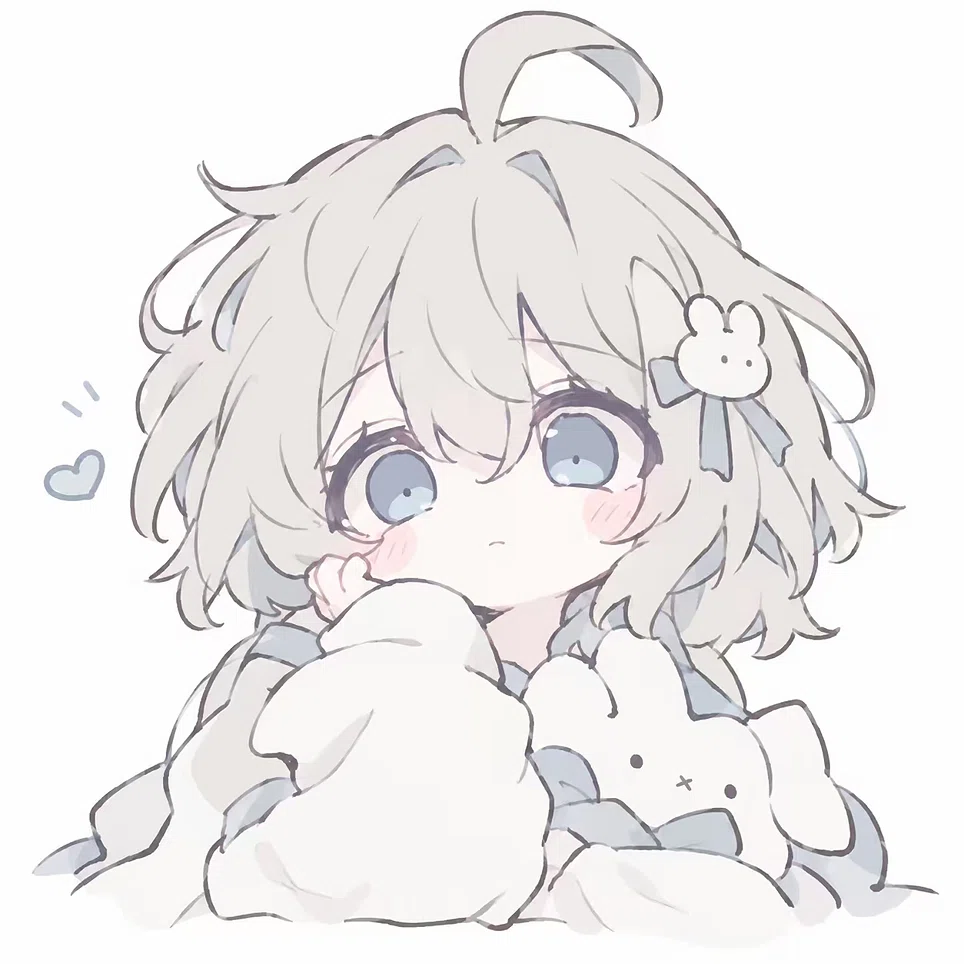
#> input picture picture/original/file.png, 964 x 964 px
$ python generate_assets.py
#> lines starting #> are read from the running program, lines starting #| are printed output that depends on the picture; after the words box and inside, x2 and y2 are one past the last pixel; in counts of white or black regions, pixels touching at a corner belong together
### src/animation/background.py
from __future__ import annotations

from pathlib import Path

import numpy as np
from PIL import Image, ImageFilter

WHITE_THRESHOLD = 232
FEATHER_RADIUS = 0.6


def scanline_flood(white: np.ndarray, seeds: list[tuple[int, int]]) -> np.ndarray:
    h, w = white.shape
    filled = np.zeros((h, w), dtype=bool)
    stack = list(seeds)
    while stack:
        y, x = stack.pop()
        if y < 0 or y >= h or x < 0 or x >= w:
            continue
        if filled[y, x] or not white[y, x]:
            continue
        xl = x
        while xl - 1 >= 0 and white[y, xl - 1] and not filled[y, xl - 1]:
            xl -= 1
        xr = x
        while xr + 1 < w and white[y, xr + 1] and not filled[y, xr + 1]:
            xr += 1
        filled[y, xl:xr + 1] = True
        for ny in (y - 1, y + 1):
            if 0 <= ny < h:
                seg = white[ny, xl:xr + 1] & ~filled[ny, xl:xr + 1]
                idx = np.flatnonzero(seg)
                if idx.size:
                    breaks = np.flatnonzero(np.diff(idx) > 1)
                    starts = np.concatenate(([idx[0]], idx[breaks + 1]))
                    for start in starts:
                        stack.append((ny, int(xl + start)))
    return filled


def remove_background(
    image: Image.Image,
    threshold: int = WHITE_THRESHOLD,
    feather: float = FEATHER_RADIUS,
    pad: int = 8,
    trim: bool = True,
) -> Image.Image:
    rgb = np.asarray(image.convert("RGB")).astype(np.int16)
    white = rgb.min(axis=2) >= threshold

    h, w = white.shape
    seeds: list[tuple[int, int]] = []
    seeds.extend((0, x) for x in range(w) if white[0, x])
    seeds.extend((h - 1, x) for x in range(w) if white[h - 1, x])
    seeds.extend((y, 0) for y in range(h) if white[y, 0])
    seeds.extend((y, w - 1) for y in range(h) if white[y, w - 1])
    removed = scanline_flood(white, seeds)

    rgba = np.asarray(image.convert("RGBA")).copy()
    alpha = np.where(removed, 0, 255).astype(np.uint8)
    if feather > 0:
        alpha = np.array(
            Image.fromarray(alpha, "L").filter(ImageFilter.GaussianBlur(feather))
        )
    alpha[removed] = 0
    rgba[..., 3] = alpha

    result = Image.fromarray(rgba, "RGBA")
    bbox = result.getchannel("A").getbbox()
    if trim and bbox:
        left = max(bbox[0] - pad, 0)
        top = max(bbox[1] - pad, 0)
        right = min(bbox[2] + pad, result.width)
        bottom = min(bbox[3] + pad, result.height)
        result = result.crop((left, top, right, bottom))
    return result

### tools/generate_assets.py
"""Generate derived (placeholder) pet assets from read-only original artwork.

This script NEVER writes to picture/original/. It reads the original
character portrait and produces a background-removed RGBA frame under
picture/generated/. The output is explicitly labelled as generated /
placeholder so it is never mistaken for an official animation frame.

Usage:
    python tools/generate_assets.py
"""
from __future__ import annotations

import json
import sys
from datetime import datetime, timezone
from pathlib import Path

from PIL import Image

PROJECT_ROOT = Path(__file__).resolve().parents[1]
sys.path.insert(0, str(PROJECT_ROOT / "src"))

from animation.background import remove_background  # noqa: E402

ORIGINAL_DIR = PROJECT_ROOT / "picture" / "original"
GENERATED_DIR = PROJECT_ROOT / "picture" / "generated"
SOURCE_CANDIDATES = ["file.png", "file", "素材.png"]


def _find_source() -> Path:
    for name in SOURCE_CANDIDATES:
        candidate = ORIGINAL_DIR / name
        if candidate.exists():
            return candidate
    raise FileNotFoundError(f"no original artwork found in {ORIGINAL_DIR}")


def main() -> None:
    source = _find_source()
    print(f"source (read-only): {source.relative_to(PROJECT_ROOT)}")

    idle_dir = GENERATED_DIR / "character" / "idle"
    idle_dir.mkdir(parents=True, exist_ok=True)

    with Image.open(source) as raw:
#> raw is the input picture: PIL image 964x964 RGB; mean R, G, B 238, 235.9, 235.7
        frame = remove_background(raw)
#> in remove_background, `white = rgb.min(axis=2) >= threshold`:
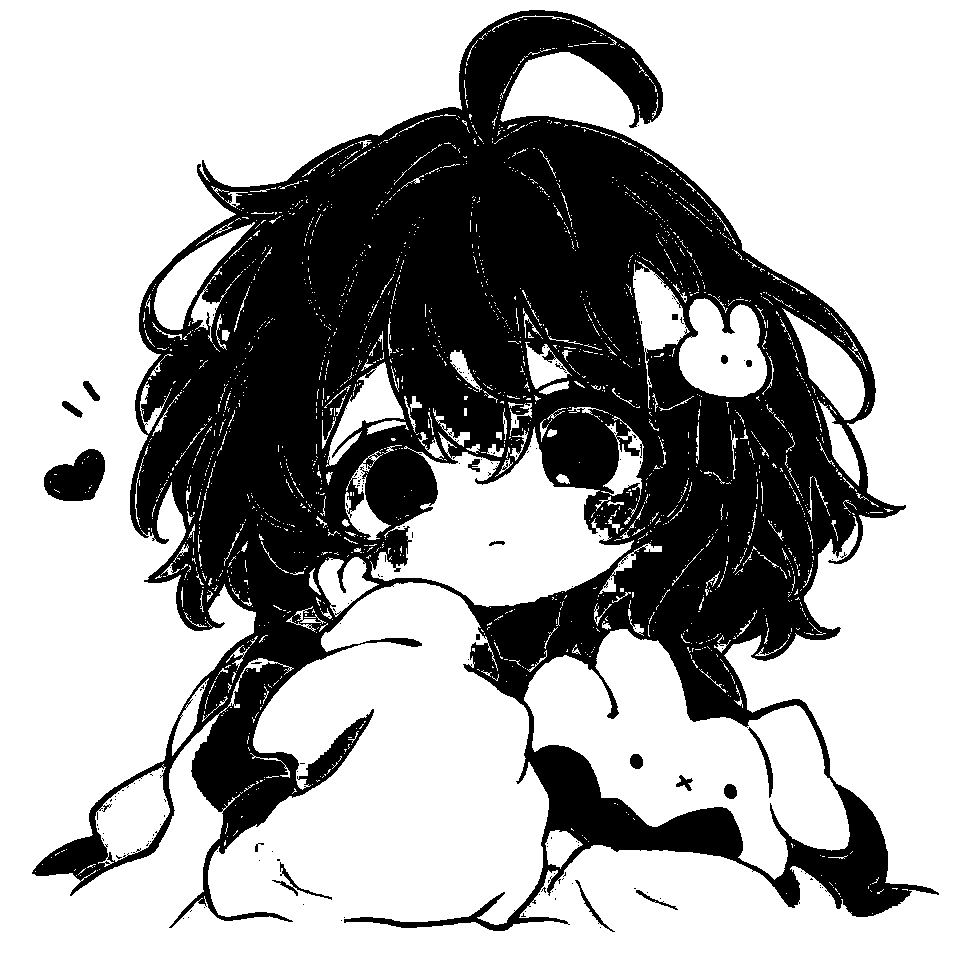
#> white: shape (964, 964) bool; 65.8% white; 173 black regions (155 under 20 px), largest, box (x1, y1, x2, y2) and area: (32, 10, 939, 931) 313537, (44, 449, 105, 501) 2205, (748, 727, 773, 798) 317
#> in scanline_flood, `stack = list(seeds)`: stack = 3856 pairs, first value 0 to 963, second value 0 to 963
#> the loop in scanline_flood, `while stack:` made 7469 passes
#> (y, x) on passes 1 to 3: (963, 963), (962, 0), (961, 0)
#> after the loop in scanline_flood, `while stack:`:
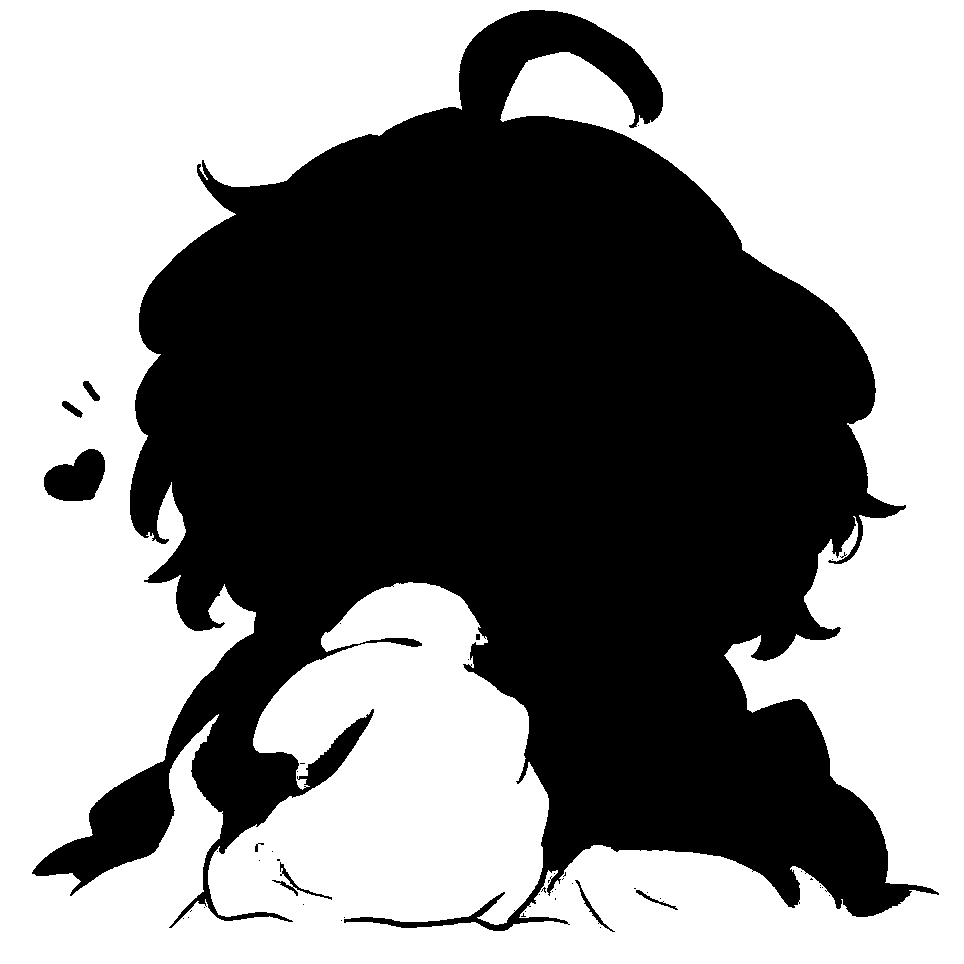
#> filled: shape (964, 964) bool; 53.9% white; 49 black regions (40 under 20 px), largest, box (x1, y1, x2, y2) and area: (32, 10, 939, 931) 425428, (44, 449, 105, 501) 2228, (272, 862, 332, 900) 280
#> after the loop in scanline_flood, `while stack:`: stack = []
#> in remove_background, `alpha[removed] = 0`:
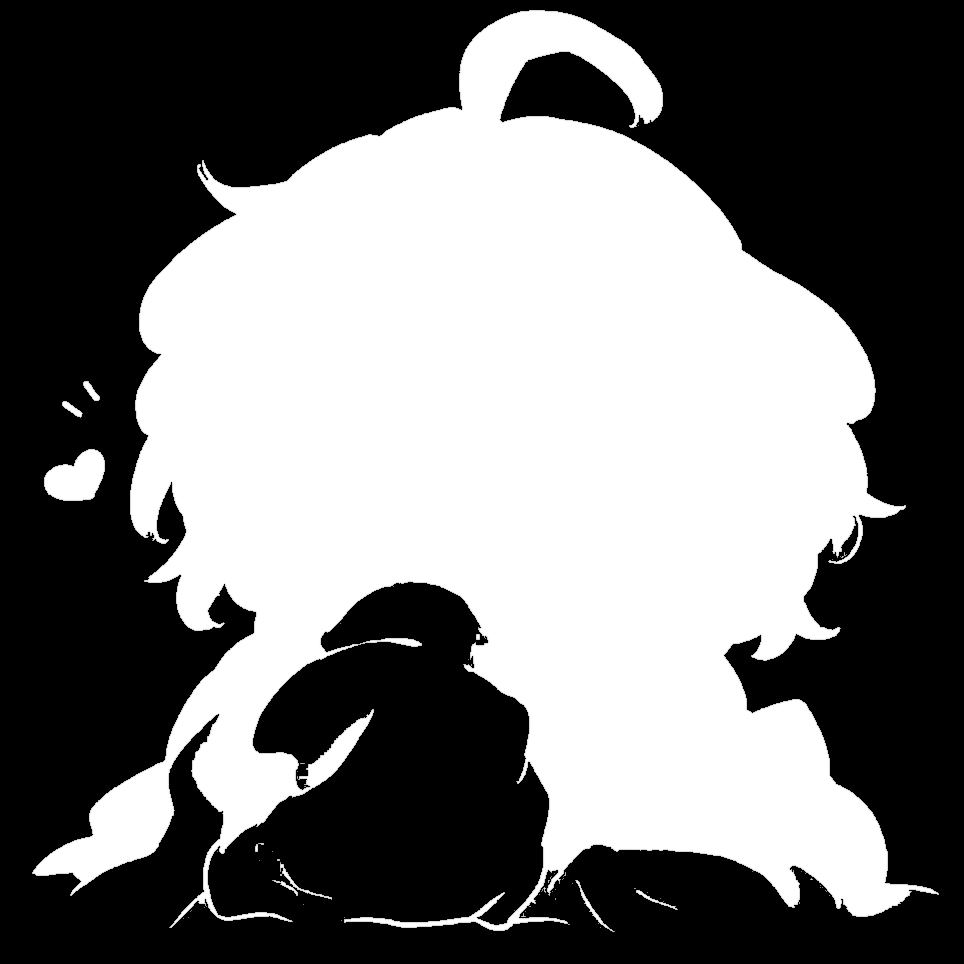
#> alpha: shape (964, 964); min 0, max 255, mean 117.2
#> in remove_background, `bbox = result.getchannel("A").getbbox()`: bbox = (32, 10, 939, 932)
#> in remove_background, `left = max(bbox[0] - pad, 0)`: left = 24
#> in remove_background, `top = max(bbox[1] - pad, 0)`: top = 2
#> in remove_background, `right = min(bbox[2] + pad, result.width)`: right = 947
#> in remove_background, `bottom = min(bbox[3] + pad, result.height)`: bottom = 940
#> in remove_background, `result = result.crop((left, top, right, bottom))`:
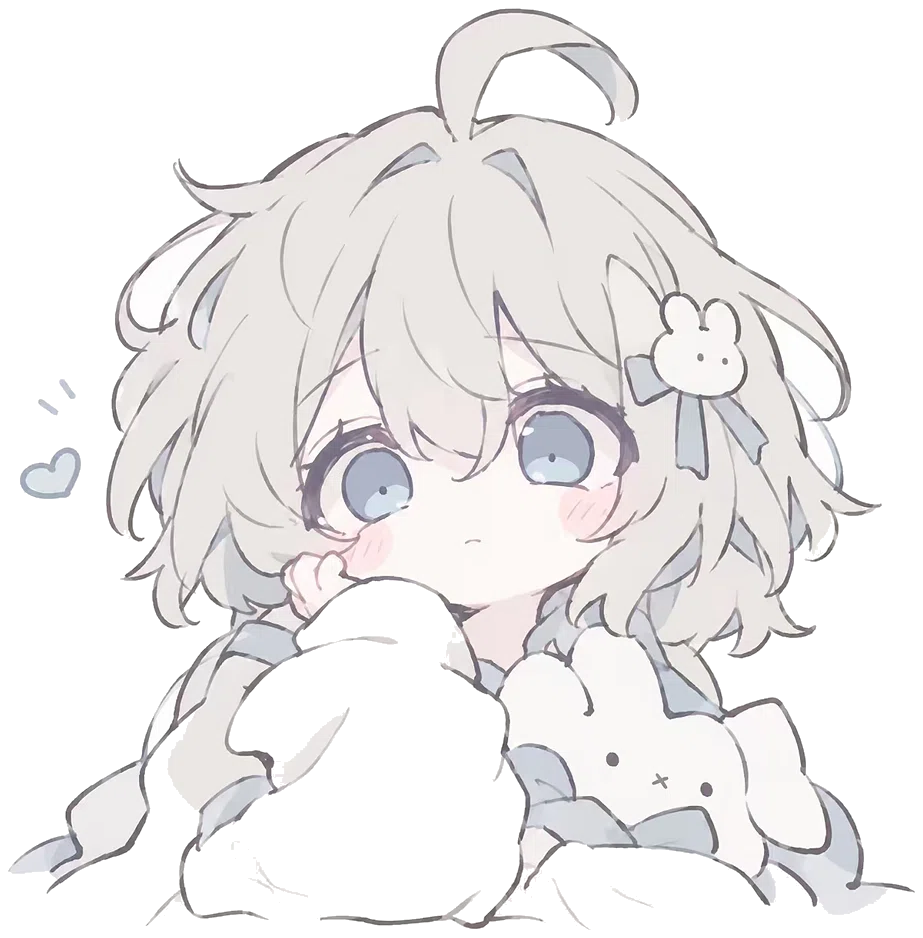
#> result: PIL image 923x938 RGBA; mean R, G, B, A 236.8, 234.5, 234.4, 125.8; transparent parts drawn white
    out = idle_dir / "idle_00.png"
    frame.save(out)
    print(f"generated: {out.relative_to(PROJECT_ROOT)} size={frame.size}")
#| generated: picture/generated/character/idle/idle_00.png size=(923, 938)

    manifest_path = GENERATED_DIR / "MANIFEST.json"
    manifest = {
        "generated_at": datetime.now(timezone.utc).isoformat(),
        "generator": "tools/generate_assets.py",
        "classification": "generated / placeholder",
        "warning": "Not official animation frames. Replace with real frames in picture/generated/character/<action>/.",
        "sources": [str(source.relative_to(PROJECT_ROOT))],
        "outputs": [
            {
                "path": str(out.relative_to(PROJECT_ROOT)),
                "action": "idle",
                "direction": None,
                "index": 0,
                "note": "background-removed placeholder derived from original portrait",
            }
        ],
        "naming_convention": "<action>[_<left|right>]_<NN>.png",
    }
    manifest_path.write_text(json.dumps(manifest, ensure_ascii=False, indent=2), encoding="utf-8")
    print(f"manifest: {manifest_path.relative_to(PROJECT_ROOT)}")


if __name__ == "__main__":
    main()
